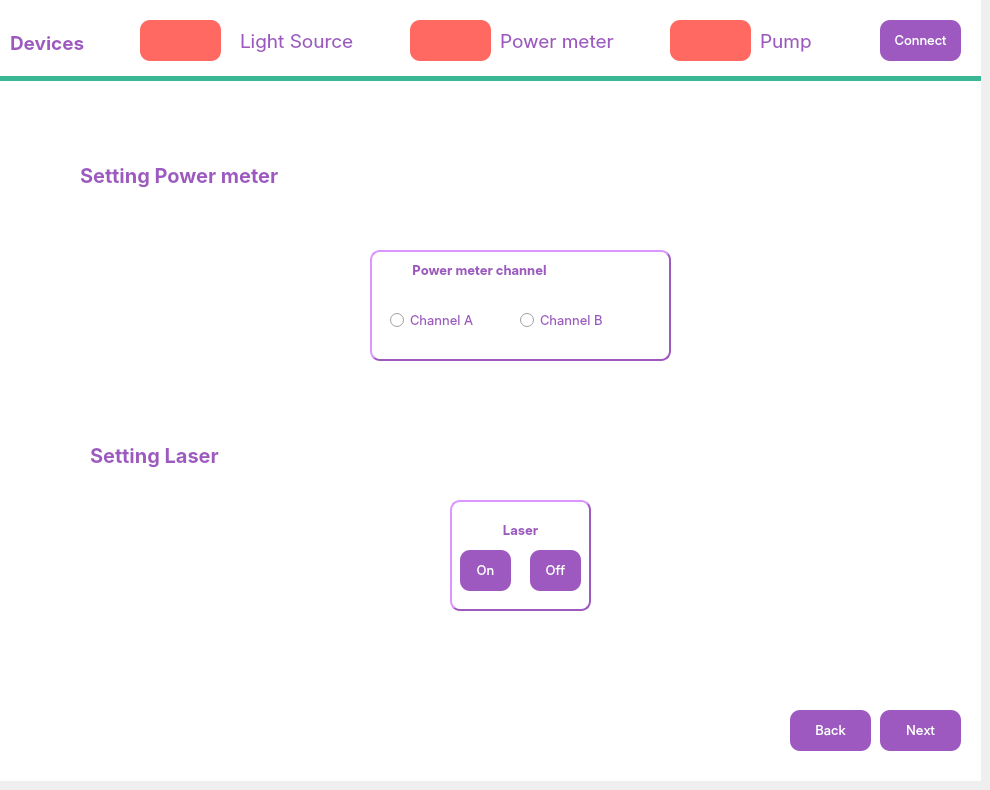
    <widget class="QWidget" name="powermeterAndLaser_page">
     <widget class="QWidget" name="settingPowerAndLaser_field" native="true">
      <property name="geometry">
       <rect>
        <x>0</x>
        <y>0</y>
        <width>981</width>
        <height>781</height>
       </rect>
      </property>
      <property name="styleSheet">
       <string notr="true">#settingPowerAndLaser_field{
background-color : #FFFFFF;

}</string>
      </property>
      <widget class="QLabel" name="status_lightSource_3">
       <property name="geometry">
        <rect>
         <x>140</x>
         <y>20</y>
         <width>81</width>
         <height>41</height>
        </rect>
       </property>
       <property name="font">
        <font>
         <strikeout>false</strikeout>
        </font>
       </property>
       <property name="styleSheet">
        <string notr="true">
background-color: #ff6961 ;
border-radius: 10px;
border-style: outset;

</string>
       </property>
       <property name="text">
        <string/>
       </property>
      </widget>
      <widget class="Line" name="line_9">
       <property name="geometry">
        <rect>
         <x>0</x>
         <y>70</y>
         <width>991</width>
         <height>16</height>
        </rect>
       </property>
       <property name="styleSheet">
        <string notr="true">color: #3AB795;</string>
       </property>
       <property name="frameShadow">
        <enum>QFrame::Plain</enum>
       </property>
       <property name="lineWidth">
        <number>5</number>
       </property>
       <property name="orientation">
        <enum>Qt::Horizontal</enum>
       </property>
      </widget>
      <widget class="QLabel" name="label_lightSource_3">
       <property name="geometry">
        <rect>
         <x>240</x>
         <y>0</y>
         <width>179</width>
         <height>81</height>
        </rect>
       </property>
       <property name="font">
        <font>
         <family>Inter</family>
         <pointsize>14</pointsize>
        </font>
       </property>
       <property name="styleSheet">
        <string notr="true">color:#9D59BF;</string>
       </property>
       <property name="text">
        <string>Light Source</string>
       </property>
      </widget>
      <widget class="QLabel" name="label_devices_2">
       <property name="geometry">
        <rect>
         <x>10</x>
         <y>0</y>
         <width>101</width>
         <height>85</height>
        </rect>
       </property>
       <property name="font">
        <font>
         <family>Inter</family>
         <pointsize>14</pointsize>
         <weight>75</weight>
         <bold>true</bold>
        </font>
       </property>
       <property name="styleSheet">
        <string notr="true">color:#9D59BF;</string>
       </property>
       <property name="text">
        <string>Devices</string>
       </property>
      </widget>
      <widget class="QLabel" name="label_pump_3">
       <property name="geometry">
        <rect>
         <x>760</x>
         <y>0</y>
         <width>71</width>
         <height>81</height>
        </rect>
       </property>
       <property name="font">
        <font>
         <family>Inter</family>
         <pointsize>14</pointsize>
        </font>
       </property>
       <property name="styleSheet">
        <string notr="true">color:#9D59BF;</string>
       </property>
       <property name="text">
        <string>Pump</string>
       </property>
      </widget>
      <widget class="QLabel" name="status_powerMeter_3">
       <property name="geometry">
        <rect>
         <x>410</x>
         <y>20</y>
         <width>81</width>
         <height>41</height>
        </rect>
       </property>
       <property name="font">
        <font>
         <strikeout>false</strikeout>
        </font>
       </property>
       <property name="styleSheet">
        <string notr="true">
background-color: #ff6961 ;
border-radius: 10px;
border-style: outset;

</string>
       </property>
       <property name="text">
        <string/>
       </property>
      </widget>
      <widget class="QLabel" name="status_pump_3">
       <property name="geometry">
        <rect>
         <x>670</x>
         <y>20</y>
         <width>81</width>
         <height>41</height>
        </rect>
       </property>
       <property name="font">
        <font>
         <strikeout>false</strikeout>
        </font>
       </property>
       <property name="styleSheet">
        <string notr="true">
background-color: #ff6961 ;
border-radius: 10px;
border-style: outset;

</string>
       </property>
       <property name="text">
        <string/>
       </property>
      </widget>
      <widget class="QPushButton" name="connect_button_3">
       <property name="geometry">
        <rect>
         <x>880</x>
         <y>20</y>
         <width>81</width>
         <height>41</height>
        </rect>
       </property>
       <property name="font">
        <font>
         <family>Inter</family>
         <pointsize>10</pointsize>
         <weight>50</weight>
         <bold>false</bold>
         <kerning>false</kerning>
        </font>
       </property>
       <property name="styleSheet">
        <string notr="true">background-color: #9D59BF;
border-radius: 10px;
border:none;
color: #FFFFFF;
</string>
       </property>
       <property name="text">
        <string>Connect</string>
       </property>
       <property name="autoDefault">
        <bool>false</bool>
       </property>
       <property name="default">
        <bool>false</bool>
       </property>
      </widget>
      <widget class="QLabel" name="label_powerMeter_3">
       <property name="geometry">
        <rect>
         <x>500</x>
         <y>0</y>
         <width>179</width>
         <height>81</height>
        </rect>
       </property>
       <property name="font">
        <font>
         <family>Inter</family>
         <pointsize>14</pointsize>
        </font>
       </property>
       <property name="styleSheet">
        <string notr="true">color:#9D59BF;</string>
       </property>
       <property name="text">
        <string>Power meter</string>
       </property>
      </widget>
      <widget class="QWidget" name="powermeterChannelField2" native="true">
       <property name="geometry">
        <rect>
         <x>370</x>
         <y>250</y>
         <width>301</width>
         <height>111</height>
        </rect>
       </property>
       <property name="font">
        <font>
         <kerning>false</kerning>
        </font>
       </property>
       <property name="styleSheet">
        <string notr="true">#powermeterChannelField2{
border-style: outset;
 border-width: 2px;
border-radius: 10px;
 border-color: #9D59BF;
}

</string>
       </property>
       <widget class="QLabel" name="label_powerMeterChannel">
        <property name="geometry">
         <rect>
          <x>20</x>
          <y>0</y>
          <width>179</width>
          <height>41</height>
         </rect>
        </property>
        <property name="font">
         <font>
          <family>Inter</family>
          <pointsize>10</pointsize>
          <weight>75</weight>
          <bold>true</bold>
         </font>
        </property>
        <property name="styleSheet">
         <string notr="true">color:#9D59BF;</string>
        </property>
        <property name="text">
         <string>Power meter channel</string>
        </property>
        <property name="alignment">
         <set>Qt::AlignCenter</set>
        </property>
       </widget>
       <widget class="QRadioButton" name="radioButton_channelA">
        <property name="geometry">
         <rect>
          <x>20</x>
          <y>60</y>
          <width>121</width>
          <height>20</height>
         </rect>
        </property>
        <property name="font">
         <font>
          <family>Inter</family>
          <pointsize>10</pointsize>
         </font>
        </property>
        <property name="styleSheet">
         <string notr="true">color:#9D59BF;
</string>
        </property>
        <property name="text">
         <string>Channel A</string>
        </property>
       </widget>
       <widget class="QRadioButton" name="radioButton_channelB">
        <property name="geometry">
         <rect>
          <x>150</x>
          <y>60</y>
          <width>121</width>
          <height>20</height>
         </rect>
        </property>
        <property name="font">
         <font>
          <family>Inter</family>
          <pointsize>10</pointsize>
         </font>
        </property>
        <property name="styleSheet">
         <string notr="true">color:#9D59BF;
</string>
        </property>
        <property name="text">
         <string>Channel B</string>
        </property>
       </widget>
      </widget>
      <widget class="QWidget" name="laserField2" native="true">
       <property name="geometry">
        <rect>
         <x>450</x>
         <y>500</y>
         <width>141</width>
         <height>111</height>
        </rect>
       </property>
       <property name="font">
        <font>
         <kerning>false</kerning>
        </font>
       </property>
       <property name="styleSheet">
        <string notr="true">#laserField2{
border-style: outset;
 border-width: 2px;
border-radius: 10px;
 border-color: #9D59BF;
}

</string>
       </property>
       <widget class="QLabel" name="label_laser">
        <property name="geometry">
         <rect>
          <x>20</x>
          <y>10</y>
          <width>101</width>
          <height>41</height>
         </rect>
        </property>
        <property name="font">
         <font>
          <family>Inter</family>
          <pointsize>10</pointsize>
          <weight>75</weight>
          <bold>true</bold>
         </font>
        </property>
        <property name="styleSheet">
         <string notr="true">color:#9D59BF;</string>
        </property>
        <property name="text">
         <string>Laser</string>
        </property>
        <property name="alignment">
         <set>Qt::AlignCenter</set>
        </property>
       </widget>
       <widget class="QPushButton" name="onLaser_button">
        <property name="geometry">
         <rect>
          <x>10</x>
          <y>50</y>
          <width>51</width>
          <height>41</height>
         </rect>
        </property>
        <property name="font">
         <font>
          <family>Inter</family>
          <pointsize>10</pointsize>
          <weight>50</weight>
          <bold>false</bold>
          <kerning>false</kerning>
         </font>
        </property>
        <property name="styleSheet">
         <string notr="true">background-color: #9D59BF;
border-radius: 10px;
border:none;
color: #FFFFFF;
</string>
        </property>
        <property name="text">
         <string>On</string>
        </property>
        <property name="autoDefault">
         <bool>false</bool>
        </property>
        <property name="default">
         <bool>false</bool>
        </property>
       </widget>
       <widget class="QPushButton" name="offLaser_button">
        <property name="geometry">
         <rect>
          <x>80</x>
          <y>50</y>
          <width>51</width>
          <height>41</height>
         </rect>
        </property>
        <property name="font">
         <font>
          <family>Inter</family>
          <pointsize>10</pointsize>
          <weight>50</weight>
          <bold>false</bold>
          <kerning>false</kerning>
         </font>
        </property>
        <property name="styleSheet">
         <string notr="true">background-color: #9D59BF;
border-radius: 10px;
border:none;
color: #FFFFFF;
</string>
        </property>
        <property name="text">
         <string>Off</string>
        </property>
        <property name="autoDefault">
         <bool>false</bool>
        </property>
        <property name="default">
         <bool>false</bool>
        </property>
       </widget>
      </widget>
      <widget class="QLabel" name="label_settingPowerMeter">
       <property name="geometry">
        <rect>
         <x>80</x>
         <y>150</y>
         <width>261</width>
         <height>50</height>
        </rect>
       </property>
       <property name="font">
        <font>
         <family>Inter</family>
         <pointsize>15</pointsize>
         <weight>75</weight>
         <bold>true</bold>
        </font>
       </property>
       <property name="styleSheet">
        <string notr="true">color:#9D59BF;</string>
       </property>
       <property name="text">
        <string>Setting Power meter</string>
       </property>
       <property name="alignment">
        <set>Qt::AlignLeading|Qt::AlignLeft|Qt::AlignVCenter</set>
       </property>
      </widget>
      <widget class="QLabel" name="label_settingLaser">
       <property name="geometry">
        <rect>
         <x>90</x>
         <y>430</y>
         <width>261</width>
         <height>50</height>
        </rect>
       </property>
       <property name="font">
        <font>
         <family>Inter</family>
         <pointsize>15</pointsize>
         <weight>75</weight>
         <bold>true</bold>
        </font>
       </property>
       <property name="styleSheet">
        <string notr="true">color:#9D59BF;</string>
       </property>
       <property name="text">
        <string>Setting Laser</string>
       </property>
       <property name="alignment">
        <set>Qt::AlignLeading|Qt::AlignLeft|Qt::AlignVCenter</set>
       </property>
      </widget>
      <widget class="QPushButton" name="next_button">
       <property name="geometry">
        <rect>
         <x>880</x>
         <y>710</y>
         <width>81</width>
         <height>41</height>
        </rect>
       </property>
       <property name="font">
        <font>
         <family>Inter</family>
         <pointsize>10</pointsize>
         <weight>50</weight>
         <bold>false</bold>
         <kerning>false</kerning>
        </font>
       </property>
       <property name="styleSheet">
        <string notr="true">background-color: #9D59BF;
border-radius: 10px;
border:none;
color: #FFFFFF;
</string>
       </property>
       <property name="text">
        <string>Next</string>
       </property>
       <property name="autoDefault">
        <bool>false</bool>
       </property>
       <property name="default">
        <bool>false</bool>
       </property>
      </widget>
      <widget class="QPushButton" name="back_button">
       <property name="geometry">
        <rect>
         <x>790</x>
         <y>710</y>
         <width>81</width>
         <height>41</height>
        </rect>
       </property>
       <property name="font">
        <font>
         <family>Inter</family>
         <pointsize>10</pointsize>
         <weight>50</weight>
         <bold>false</bold>
         <kerning>false</kerning>
        </font>
       </property>
       <property name="styleSheet">
        <string notr="true">background-color: #9D59BF;
border-radius: 10px;
border:none;
color: #FFFFFF;
</string>
       </property>
       <property name="text">
        <string>Back</string>
       </property>
       <property name="autoDefault">
        <bool>false</bool>
       </property>
       <property name="default">
        <bool>false</bool>
       </property>
      </widget>
     </widget>
    </widget>
